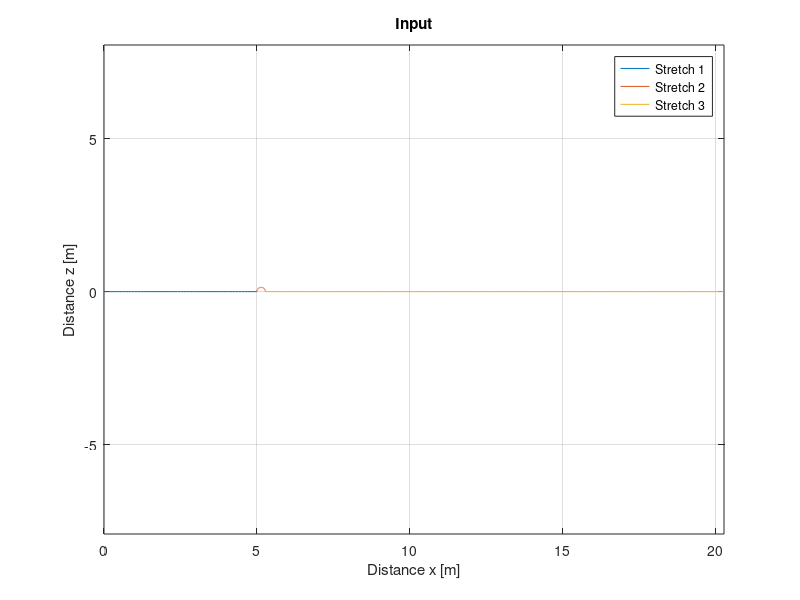
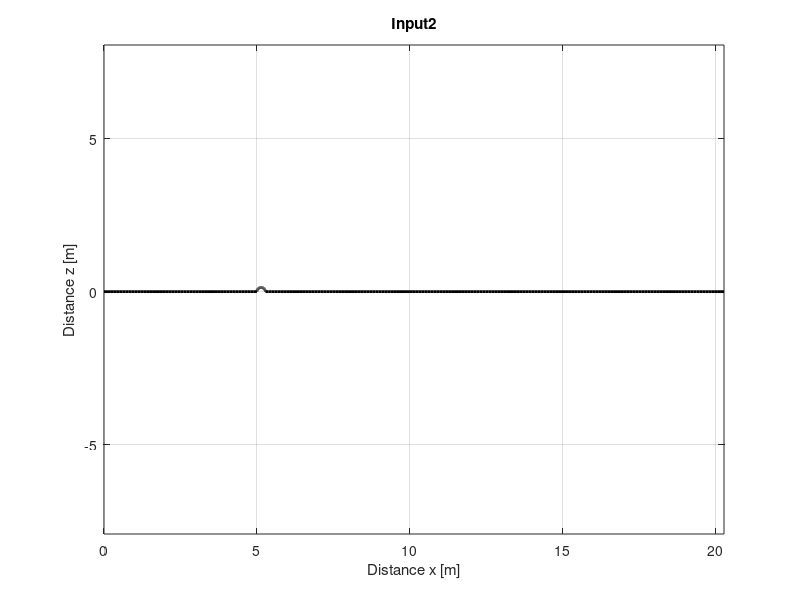

MATLAB code to generate these figures, in order: (Note: this script raises an error after producing the figures.)
%% Half car model
% Simulation and animation of a half car model.
%
%%

clear ; close all ; clc

%% Parameters

% Vehicle
% Vehicle
m = 150;      % Body mass                              [kg]
m1 = 15;      % Mass of a front unsprung mass            [kg]
m2 = 15;      % Mass of a rear unsprung mass             [kg]
Iy = 1;       % Half of body lateral mass moment of inertia [kg.m2]
a1 = 0.5;     % Distance of CG from front axle           [m]
a2 = 0.5;     % Distance of CG from rear axle            [m]
k1 = 15000;   % Spring constant suspension front         [N/m]
k2 = 15000;   % Spring constant suspension rear          [N/m]
kt1 = 100000; % Spring constant tire front               [N/m]
kt2 = 100000; % Spring constant tire rear                [N/m]
c1 = 1000;    % Damping constant suspension front        [N.s/m]
c2 = 1000;    % Damping constant suspension rear         [N.s/m]


% Animation model
z_s_static = 1.6;   % Sprung mass static vertical position      [m]
z_u_static = 0.7;   % Unsprung mass static vertical position    [m]
h_s = 0.1;          % Sprung block height                       [m]
w_u = 0.3;          % Unsprung block width                      [m]
h_u = 0.1;          % Unsprung block height                     [m]
w_e = 0.2;          % Unsprung width extension                  [m]
l_win        = 5;   % Length window analysis                    [m]
l_win_maring = 0.3; % Length window margin at the begining      [m]

% Video
playback_speed = 0.1;               % Speed of playback
tF      = 1;                        % Final time                [s]
fR      = 30/playback_speed;        % Frame rate                [fps]
dt      = 1/fR;                     % Time resolution           [s]
time    = linspace(0,tF,tF*fR);     % Time                      [s]

% Road
% Stretch 1
x_r_1_total = 5;        % Distance of the first stretch             [m]
dx_r_1 = 0.1;           % resolution                                [m]
x_r_1 = 0:dx_r_1:x_r_1_total;
z_r_1 = zeros(1,length(x_r_1));
% Stretch 2
R_r = 0.14;              % Radius                                    [m]
th_r = 0:0.01:pi;
x_r_2 = -R_r*cos(th_r) + x_r_1_total+R_r;
z_r_2 = R_r*sin(th_r);
% Stretch 3
x_r_3_total = 15;       % Distance of the last stretch              [m]
dx_r_2 = 0.1;           % resolution                                [m]
x_r_3 = x_r_1_total+2*R_r:dx_r_2:x_r_1_total+2*R_r+x_r_3_total;
z_r_3 = zeros(1,length(x_r_3));

% Concatenating 
X_r = [x_r_1 x_r_2(2:end) x_r_3(2:end)];
Z_r = [z_r_1 z_r_2(2:end) z_r_3(2:end)];

figure
hold on ; box on ; grid on ; axis equal
plot(x_r_1,z_r_1)
plot(x_r_2,z_r_2)
plot(x_r_3,z_r_3)
xlabel('Distance x [m]')
ylabel('Distance z [m]')
legend('Stretch 1','Stretch 2','Stretch 3')
title('Input')

figure
hold on ; box on ; grid on ; axis equal
plot(X_r,Z_r,'k','LineWidth',2)
xlabel('Distance x [m]')
ylabel('Distance z [m]')
title('Input2' )

profile_length = 200;       % Length of the road profile (meters)
sampling_rate = 50;        % Numberof points per meter
amplitude_factor = 0.005;     % Roughness
num_bumps = 5;             % Number of bumps
bump_amplitude = 0.001;       % Amplitude of bumps
bump_frequency = 0.5;       % Frequency of bumps

[X_r, Z_r] = generateRoadProfileWithBumps(profile_length, sampling_rate, amplitude_factor, num_bumps, bump_amplitude, bump_frequency);
% road.X_r = X_r;
% road.Z_r = Z_r;

%% 


%% Simulation

% States
% z     - Body vertical motion coordinate
% th    - Body pitch motion coordinate
% zu1   - Front wheel vertical motion coordinate 
% zu2   - Rear wheel vertical motion coordinate

% M \ddot{x} + C \dot{x} + K x = F u
M = [   m   0   0   0   ;
        0   Iy  0   0   ;
        0   0   m1  0   ;
        0   0   0   m2  ];

C = [   c1+c2           a2*c2-a1*c1         -c1         -c2     ;
        a2*c2-a1*c2     c1*a1^2+c2*a2^2     a1*c1       -a2*c2  ;
        -c1             a1*c1               c1          0       ;
        -c2             -a2*c2              0           c2      ];

K = [   k1+k2           a2*k2-a1*k1         -k1         -k2     ;
        a2*k2-a1*k1     k1*a1^2+k2*a2^2     a1*k1       -a2*k2  ;
        -k1             a1*k1               k1+kt1      0       ;
        -k2             -a2*k2              0           k2+kt2  ];

F = [   0       0   ;
        0       0   ;
        kt1     0   ;
        0       kt2 ];
    
% State space model
A = [   zeros(4,4)      eye(4,4)   ;
        -M\K         -M\C    ];
B = [   zeros(4,2)  ;
        M\F      ];          
C = [   1 0 0 0 0 0 0 0 ;
        0 1 0 0 0 0 0 0 ;
        0 0 1 0 0 0 0 0 ;
        0 0 0 1 0 0 0 0 ;
        0 0 0 0 0 0 0 0 ;
        0 0 0 0 0 0 0 0 ;
        0 0 0 0 0 0 0 0 ;
        0 0 0 0 0 0 0 0 ];
D = zeros(8,2);

sys = ss(A,B,C,D);

% Input
vel = 10;                       % Longitudinal speed of the car             [m/s]
lon_pos_1 = vel*time + a1+a2;   % Longitudinal position of the front axle   [m]
% OBS: Added wheelbase!
lon_pos_2 = vel*time;           % Longitudinal position of the rear axle    [m]
% 
u1 = interp1(X_r,Z_r,lon_pos_1);
u2 = interp1(X_r,Z_r,lon_pos_2);

figure
hold on ; grid on ; box on
plot(time,u1)
plot(time,u2)
xlabel('Distance x [m]')
ylabel('Distance z [m]')
title('Input')
legend('u1','u2')
axis equal

u_vet = [u1' u2'];

[y,time,x] = lsim(sys,u_vet,time);

z       = y(:,1); % Body vertical motion coordinate         [m]
theta   = y(:,2); % Body pitch motion coordinate            [rad]
zu1     = y(:,3); % Front wheel vertical motion coordinate  [m]
zu2     = y(:,4); % Rear wheel vertical motion coordinate   [m]

figure
hold on ; grid on ; box on
plot(time,z)
plot(time,zu1)
plot(time,zu2)
xlabel('Time [s]')
ylabel('Vertical coordinate [m]')
legend('z','zu1','zu2')


% Perform FFT on the simulated response
Fs = 1 / mean(diff(time)); % Sampling frequency
L = length(Z_r); % Length of the signal

% Compute one-sided spectrum
Y = fft(Z_r);
P2 = abs(Y / L);
P1 = P2(1:L/2 + 1);
P1(2:end - 1) = 2 * P1(2:end - 1);

% Frequency vector
f = Fs * (0:(L/2)) / L;

% Plot the frequency domain representation
figure;
plot(f, P1);
title('Frequency Domain Representation');
xlabel('Frequency (Hz)');
ylabel('|P1(f)|');
grid on;

% Find and display the first 5 peaks in the amplitude spectrum (simple peak detection)
peaks = [];
locs = [];

for i = 2:length(P1)-1
    if P1(i) > P1(i-1) && P1(i) > P1(i+1)
        peaks = [peaks, P1(i)];
        locs = [locs, f(i)];
    end
end

% Display only the first 5 modes
num_modes_to_display = 5;
peaks = peaks(1:num_modes_to_display);
locs = locs(1:num_modes_to_display);

% Display natural frequencies
fprintf('First 5 Natural Frequencies (Hz): \n');
disp(locs);

% Mark peaks on the plot
hold on;
plot(locs, peaks, 'ro');
hold off;

% Assuming you have the simulation results stored in variables: time, y

% Extracting variables from the simulation results
z = y(:, 1);  % Body vertical motion coordinate
theta = y(:, 2);  % Body pitch motion coordinate
zu1 = y(:, 3);  % Front wheel vertical motion coordinate
zu2 = y(:, 4);  % Rear wheel vertical motion coordinate

% Time step
dt = mean(diff(time));

% Velocity calculation
v_z = diff(z) / dt;  % Body vertical velocity
v_theta = diff(theta) / dt;  % Body pitch velocity
v_zu1 = diff(zu1) / dt;  % Front wheel velocity
v_zu2 = diff(zu2) / dt;  % Rear wheel velocity

% Acceleration calculation
a_z = diff(v_z) / dt;  % Body vertical acceleration
a_theta = diff(v_theta) / dt;  % Body pitch acceleration
a_zu1 = diff(v_zu1) / dt;  % Front wheel acceleration
a_zu2 = diff(v_zu2) / dt;  % Rear wheel acceleration

% Time vector for velocity and acceleration (one element less due to differentiation)
time_vel_acc = time(1:end-1);
%% 

% Plotting the results
figure;
subplot(3, 1, 3);
plot(time_vel_acc, v_z, 'r', 'LineWidth', 1.5);
hold on;
plot(time_vel_acc, v_theta, 'g', 'LineWidth', 1.5);
plot(time_vel_acc, v_zu1, 'b', 'LineWidth', 1.5);
plot(time_vel_acc, v_zu2, 'm', 'LineWidth', 1.5);
xlabel('Time (s)');
ylabel('Velocity (m/s)');
legend('Body', 'Pitch', 'Front Wheel', 'Rear Wheel');
title('Velocity Profiles');

subplot(3, 1, 2);
plot(time_vel_acc(1:end-1), a_z, 'r', 'LineWidth', 1.5);
hold on;
plot(time_vel_acc(1:end-1), a_theta, 'g', 'LineWidth', 1.5);
plot(time_vel_acc(1:end-1), a_zu1, 'b', 'LineWidth', 1.5);
plot(time_vel_acc(1:end-1), a_zu2, 'm', 'LineWidth', 1.5);
xlabel('Time (s)');
ylabel('Acceleration (m/s^2)');
legend('Body', 'Pitch', 'Front Wheel', 'Rear Wheel');
title('Acceleration Profiles');

subplot(3, 1, 1);
plot(time, z, 'r', 'LineWidth', 1.5);
hold on;
plot(time, theta, 'g', 'LineWidth', 1.5);
plot(time, zu1, 'b', 'LineWidth', 1.5);
plot(time, zu2, 'm', 'LineWidth', 1.5);
xlabel('Time (s)');
ylabel('Velocity (m/s)');
legend('Body', 'Pitch', 'Front Wheel', 'Rear Wheel');
title('Displacement Profiles');


%% Animation

color = cool(6); % Colormap

figure
% set(gcf,'Position',[50 50 1280 720])  % YouTube: 720p
% set(gcf,'Position',[50 50 854 480])   % YouTube: 480p
set(gcf,'Position',[50 50 640 640])     % Social

% Create and open video writer object
v = VideoWriter('half_car_model.mp4','MPEG-4');
v.Quality   = 100;
% v.FrameRate = fR;
open(v);

for i=1:length(time)
    
    cla

    % Instant position
    x_inst = vel*time(i);
    
    % Track passing by:
    set(gca,'xlim',[x_inst-l_win_maring x_inst+l_win],'ylim',[-1.7 -1.7+l_win])
    hold on ; grid on ; box on %; axis equal (Dont work well. It drifts vertically)
    plot([-10 X_r],[0 Z_r],'k','LineWidth',3)
    
    set(gca,'FontName','Verdana','FontSize',16)
    title(["Half car model",strcat('Time=',num2str(time(i),'%.3f'),' s (Playback speed=',num2str(playback_speed),')')])

    % Sprung mass plot
    fill([x_inst a1+a2+x_inst a1+a2+x_inst x_inst],[z(i)+z_s_static+a2*theta(i) z(i)+z_s_static-a1*theta(i) z(i)+z_s_static+h_s-a1*theta(i) z(i)+z_s_static+h_s+a2*theta(i)],color(6,:),'LineWidth',2)
  
    % Unprung mass front plot
    fill([x_inst-w_u/2+a1+a2-w_e     x_inst+w_u/2+a1+a2   x_inst+w_u/2+a1+a2   x_inst-w_u/2+a1+a2-w_e],...
         [zu1(i)+z_u_static  zu1(i)+z_u_static  zu1(i)+h_u+z_u_static  zu1(i)+h_u+z_u_static],color(2,:),'LineWidth',2)
    
    % Unprung mass rear plot
    fill([x_inst-w_u/2   x_inst+w_u/2+w_e     x_inst+w_u/2+w_e    x_inst-w_u/2],...
         [zu2(i)+z_u_static   zu2(i)+z_u_static  zu2(i)+h_u+z_u_static     zu2(i)+h_u+z_u_static],color(1,:),'LineWidth',2)

    % Damper
    plotDamper(z_s_static,z_u_static,y,i, x_inst+a1+a2 , x_inst,a1,a2,h_u)
      
	% Spring
    plotSpring(z_s_static,z_u_static,u_vet,y,i, x_inst+a1+a2 , x_inst,a1,a2,h_u)
    
    % Tire
    plot(x_inst+a1+a2,u_vet(i,1),'ko','MarkerFacecolor','k','MarkerSize',7) % Front
    plot(x_inst,u_vet(i,2),'ko','MarkerFacecolor','k','MarkerSize',7) % Rear
  
    xlabel('x [m]')
    ylabel('z [m]')
    axis equal
    
    frame = getframe(gcf);
    writeVideo(v,frame);
    
end

close(v);




function plotSpring(z_s_static , z_u_static , u_vet , y , i , x_1 , x_2 , a1 , a2 , h_u)

    % Spring parameters
    rod_Pct    = 0.11;      % Length rod percentage of total gap
    spring_Pct = 1/3;       % Spring pitch percentage of spring gap 
    spring_wid = 2;         % Spring line width

    % Tire 1 spring  geometry 
    c_t_1 = x_1;            % Longitudinal position
    w_t_1 = 0.07;            % Width

    % Tire 2 spring geometry 
    c_t_2 = x_2;         	% Longitudinal position
    w_t_2 = 0.07;            % Width
    
    % Suspension 1 spring geometry 
    c_s_1 = x_1;            % Longitudinal position
    w_s_1 = 0.1;            % Width

    % Suspension 2 spring geometry 
    c_s_2 = x_2;         	% Longitudinal position
    w_s_2 = 0.1;            % Width
    
    % Base front and rear
    z_b_1 = u_vet(:,1); % Front
    z_b_2 = u_vet(:,2); % Rear

    % Unsprung mass absolute vertical position (lower center point)
    z_u_1 = y(:,3) + z_u_static; % Front
    z_u_2 = y(:,4) + z_u_static; % Rear

    % Spring front and rear (Tire) length without rods
    L_u_1 = (z_u_1 - z_b_1) - 2*rod_Pct * z_u_static; % Front
    L_u_2 = (z_u_2 - z_b_2) - 2*rod_Pct * z_u_static; % Rear

    % Sprung mass front and rear absolute vertical position (lower center point)
    z_s_1 = y(:,1) - a1*y(:,2) + z_s_static; % Front
    z_s_2 = y(:,1) + a2*y(:,2) + z_s_static; % Rear
    
    % Spring front and rear (Suspension) length without rods
    L_s_1 = (z_s_1 - z_u_1 - h_u) - 2*rod_Pct*(z_s_static-z_u_static-h_u) ;
    L_s_2 = (z_s_2 - z_u_2 - h_u) - 2*rod_Pct*(z_s_static-z_u_static-h_u) ;

    % Spring tire 1 front
    spring_u_1_X = [ 
                c_t_1                               % Start
                c_t_1                               % rod
                c_t_1 + w_t_1                       % Part 1   
                c_t_1 - w_t_1                       % Part 2
                c_t_1 + w_t_1                       % Part 3
                c_t_1 - w_t_1                       % Part 4
                c_t_1 + w_t_1                       % Part 5
                c_t_1 - w_t_1                       % Part 6
                c_t_1                               % Part 7
                c_t_1                               % rod/End
                ];
    
	spring_u_1_Y = [ 
                z_b_1(i)                                            % Start
                z_b_1(i)+  rod_Pct*z_u_static                         % rod
                z_b_1(i)+  rod_Pct*z_u_static                         % Part 1 
                z_b_1(i)+  rod_Pct*z_u_static+  spring_Pct*L_u_1(i)     % Part 2
                z_b_1(i)+  rod_Pct*z_u_static+  spring_Pct*L_u_1(i)     % Part 3
                z_b_1(i)+  rod_Pct*z_u_static+2*spring_Pct*L_u_1(i)   % Part 4
                z_b_1(i)+  rod_Pct*z_u_static+2*spring_Pct*L_u_1(i)   % Part 5
                z_b_1(i)+  rod_Pct*z_u_static+3*spring_Pct*L_u_1(i)   % Part 6
                z_b_1(i)+  rod_Pct*z_u_static+3*spring_Pct*L_u_1(i)   % Part 7
                z_b_1(i)+2*rod_Pct*z_u_static+3*spring_Pct*L_u_1(i) % rod/End
               ]; 
           
    % Spring tire 2 rear
    spring_u_2_X = [ 
                c_t_2                               % Start
                c_t_2                               % rod
                c_t_2+w_t_2                         % Part 1   
                c_t_2-w_t_2                         % Part 2
                c_t_2+w_t_2                         % Part 3
                c_t_2-w_t_2                         % Part 4
                c_t_2+w_t_2                         % Part 5
                c_t_2-w_t_2                         % Part 6
                c_t_2                               % Part 7
                c_t_2                               % rod/End
                ];
    
	spring_u_2_Y = [ 
                z_b_2(i)                                            % Start
                z_b_2(i)+rod_Pct*z_u_static                         % rod
                z_b_2(i)+rod_Pct*z_u_static                         % Part 1 
                z_b_2(i)+rod_Pct*z_u_static+spring_Pct*L_u_2(i)     % Part 2
                z_b_2(i)+rod_Pct*z_u_static+spring_Pct*L_u_2(i)     % Part 3
                z_b_2(i)+rod_Pct*z_u_static+2*spring_Pct*L_u_2(i)   % Part 4
                z_b_2(i)+rod_Pct*z_u_static+2*spring_Pct*L_u_2(i)   % Part 5
                z_b_2(i)+rod_Pct*z_u_static+3*spring_Pct*L_u_2(i)   % Part 6
                z_b_2(i)+rod_Pct*z_u_static+3*spring_Pct*L_u_2(i)   % Part 7
                z_b_2(i)+2*rod_Pct*z_u_static+3*spring_Pct*L_u_2(i) % rod/End
               ]; 

    % Spring suspension 1 front
    spring_s_1_X = [ 
                c_s_1                               % Start
                c_s_1                               % rod
                c_s_1+w_s_1                         % Part 1   
                c_s_1-w_s_1                         % Part 2
                c_s_1+w_s_1                         % Part 3
                c_s_1-w_s_1                         % Part 4
                c_s_1+w_s_1                         % Part 5
                c_s_1-w_s_1                         % Part 6
                c_s_1                               % Part 7
                c_s_1                               % rod/End
                ];
    
	spring_s_1_Y = [ 
                z_u_1(i)+h_u                                                                % Start
                z_u_1(i)+h_u+  rod_Pct*(z_s_static-z_u_static-h_u)                          % rod
                z_u_1(i)+h_u+  rod_Pct*(z_s_static-z_u_static-h_u)                          % Part 1 
                z_u_1(i)+h_u+  rod_Pct*(z_s_static-z_u_static-h_u)+  spring_Pct*L_s_1(i)    % Part 2
                z_u_1(i)+h_u+  rod_Pct*(z_s_static-z_u_static-h_u)+  spring_Pct*L_s_1(i)    % Part 3
                z_u_1(i)+h_u+  rod_Pct*(z_s_static-z_u_static-h_u)+2*spring_Pct*L_s_1(i)    % Part 4
                z_u_1(i)+h_u+  rod_Pct*(z_s_static-z_u_static-h_u)+2*spring_Pct*L_s_1(i)    % Part 5
                z_u_1(i)+h_u+  rod_Pct*(z_s_static-z_u_static-h_u)+3*spring_Pct*L_s_1(i)    % Part 6
                z_u_1(i)+h_u+  rod_Pct*(z_s_static-z_u_static-h_u)+3*spring_Pct*L_s_1(i)    % Part 7
                z_u_1(i)+h_u+2*rod_Pct*(z_s_static-z_u_static-h_u)+3*spring_Pct*L_s_1(i)    % rod/End
               ];
           
    % Spring suspension 2 rear 
    spring_s_2_X = [ 
                c_s_2                               % Start
                c_s_2                               % rod
                c_s_2+w_s_2                         % Part 1   
                c_s_2-w_s_2                         % Part 2
                c_s_2+w_s_2                         % Part 3
                c_s_2-w_s_2                         % Part 4
                c_s_2+w_s_2                         % Part 5
                c_s_2-w_s_2                         % Part 6
                c_s_2                               % Part 7
                c_s_2                               % rod/End
                ];
    
	spring_s_2_Y = [ 
                z_u_2(i)+h_u                                                                % Start
                z_u_2(i)+h_u+  rod_Pct*(z_s_static-z_u_static-h_u)                          % rod
                z_u_2(i)+h_u+  rod_Pct*(z_s_static-z_u_static-h_u)                          % Part 1 
                z_u_2(i)+h_u+  rod_Pct*(z_s_static-z_u_static-h_u)+  spring_Pct*L_s_2(i)    % Part 2
                z_u_2(i)+h_u+  rod_Pct*(z_s_static-z_u_static-h_u)+  spring_Pct*L_s_2(i)    % Part 3
                z_u_2(i)+h_u+  rod_Pct*(z_s_static-z_u_static-h_u)+2*spring_Pct*L_s_2(i)    % Part 4
                z_u_2(i)+h_u+  rod_Pct*(z_s_static-z_u_static-h_u)+2*spring_Pct*L_s_2(i)    % Part 5
                z_u_2(i)+h_u+  rod_Pct*(z_s_static-z_u_static-h_u)+3*spring_Pct*L_s_2(i)    % Part 6
                z_u_2(i)+h_u+  rod_Pct*(z_s_static-z_u_static-h_u)+3*spring_Pct*L_s_2(i)    % Part 7
                z_u_2(i)+h_u+2*rod_Pct*(z_s_static-z_u_static-h_u)+3*spring_Pct*L_s_2(i)    % rod/End
               ];

    % PLOT
    plot(spring_u_1_X,spring_u_1_Y,'k','LineWidth',spring_wid)
    plot(spring_u_2_X,spring_u_2_Y,'k','LineWidth',spring_wid)
    plot(spring_s_1_X,spring_s_1_Y,'k','LineWidth',spring_wid)
    plot(spring_s_2_X,spring_s_2_Y,'k','LineWidth',spring_wid)
        
end

function plotDamper(z_s_static , z_u_static , y , i , x_1 , x_2 , a1 , a2 , h_u)
    
    % Damper parameters
    rod_Lower_Pct = 0.1;      % Length lower rod percentage of total gap  
    rod_Upper_Pct = 0.55;      % Length upper rod percentage of total gap
    cylinder_Height_Pct = 0.55;      % Length cylinder percentage of total gap
    damper_line_wid  = 2;   % Damper line width
    
    offset_hor_1 = -0.3; % Horizontal offset 1 front [m]
    offset_hor_2 =  0.3; % Horizontal offset 2 rear [m]
    
    % Suspension 1 spring geometry
    c_1 = x_1;  % Longitudinal position
    w_1 = 0.07;  % Width
    
    % Suspension 2 spring geometry
    c_2 = x_2;  % Longitudinal position
    w_2 = 0.07;  % Width
    
    % Unsprung mass absolute vertical position (lower center point)
    z_u_1 = y(:,3) + z_u_static; % Front
    z_u_2 = y(:,4) + z_u_static; % Rear

    % Sprung mass front and rear absolute vertical position (lower center point)
    z_s_1 = y(:,1) - a1*y(:,2) + z_s_static; % Front
    z_s_2 = y(:,1) + a2*y(:,2) + z_s_static; % Rear
    
    % rod attached to unsprung mass
    rod_u_1_X = [c_1+offset_hor_1 c_1+offset_hor_1]';
    rod_u_1_Y = [z_u_1+h_u  z_u_1+h_u+rod_Lower_Pct*(z_s_static-z_u_static)];
    
    rod_u_2_X = [c_2+offset_hor_2 c_2+offset_hor_2];
    rod_u_2_Y = [z_u_2+h_u  z_u_2+h_u+rod_Lower_Pct*(z_s_static-z_u_static)];
    
    % Damper 1 base cylinder - rod - base 
    cylinder_1_X = [   
                    c_1-w_1+offset_hor_1
                    c_1-w_1+offset_hor_1
                    c_1+w_1+offset_hor_1
                    c_1+w_1+offset_hor_1
                ];
                
    cylinder_1_Y = [
                    z_u_1(i)+h_u+rod_Lower_Pct*(z_s_static-z_u_static)+cylinder_Height_Pct*(z_s_static-z_u_static)
                    z_u_1(i)+h_u+rod_Lower_Pct*(z_s_static-z_u_static) 
                    z_u_1(i)+h_u+rod_Lower_Pct*(z_s_static-z_u_static) 
                    z_u_1(i)+h_u+rod_Lower_Pct*(z_s_static-z_u_static)+cylinder_Height_Pct*(z_s_static-z_u_static)
                ];
            
    % Damper 2 base cylinder - rod - base 
    cylinder_2_X = [   
                    c_2-w_2+offset_hor_2
                    c_2-w_2+offset_hor_2
                    c_2+w_2+offset_hor_2
                    c_2+w_2+offset_hor_2
                ];
                
    cylinder_2_Y = [
                    z_u_2(i)+h_u+rod_Lower_Pct*(z_s_static-z_u_static)+cylinder_Height_Pct*(z_s_static-z_u_static)
                    z_u_2(i)+h_u+rod_Lower_Pct*(z_s_static-z_u_static) 
                    z_u_2(i)+h_u+rod_Lower_Pct*(z_s_static-z_u_static) 
                    z_u_2(i)+h_u+rod_Lower_Pct*(z_s_static-z_u_static)+cylinder_Height_Pct*(z_s_static-z_u_static)
                ];
    
    % rod attached to sprung mass 1 front
    rod_s_1_X = [c_1+offset_hor_1  c_1+offset_hor_1];
    rod_s_1_Y = [z_s_1 z_s_1-rod_Upper_Pct*(z_s_static-z_u_static)];

    % rod attached to sprung mass 2 rear
    rod_s_2_X = [c_2+offset_hor_2  c_2+offset_hor_2];
    rod_s_2_Y = [z_s_2 z_s_2-rod_Upper_Pct*(z_s_static-z_u_static)];

    % Piston inside cylinder 1 front
    piston_1_X = [c_1-0.6*w_1+offset_hor_1  c_1+0.6*w_1+offset_hor_1];
    piston_1_Y = [z_s_1-rod_Upper_Pct*(z_s_static-z_u_static) z_s_1-rod_Upper_Pct*(z_s_static-z_u_static)];
    
    % Piston inside cylinder 2 rear
    piston_2_X = [c_2-0.6*w_2+offset_hor_2  c_2+0.6*w_2+offset_hor_2];
    piston_2_Y = [z_s_2-rod_Upper_Pct*(z_s_static-z_u_static) z_s_2-rod_Upper_Pct*(z_s_static-z_u_static)];
    
    % Total damper 1 iteration
    rod_u_1_Y_val  = rod_u_1_Y(i,:);
    rod_s_1_Y_val  = rod_s_1_Y(i,:);
    piston_1_Y_Val = piston_1_Y(i,:);
    
    % Total damper 2 iteration
    rod_u_2_Y_val  = rod_u_2_Y(i,:);
    rod_s_2_Y_val  = rod_s_2_Y(i,:);
    piston_2_Y_Val = piston_2_Y(i,:);

    % PLOT DAMPER 1
    % rods
    plot(rod_u_1_X,rod_u_1_Y_val,'k','LineWidth',damper_line_wid)
    plot(rod_s_1_X,rod_s_1_Y_val,'k','LineWidth',damper_line_wid)
    % Damper parts
    plot(piston_1_X,piston_1_Y_Val,'k','LineWidth',damper_line_wid)
    plot(cylinder_1_X,cylinder_1_Y,'k','LineWidth',damper_line_wid)
    
    % PLOT DAMPER 2
    % rods
    plot(rod_u_2_X,rod_u_2_Y_val,'k','LineWidth',damper_line_wid)
    plot(rod_s_2_X,rod_s_2_Y_val,'k','LineWidth',damper_line_wid)
    % Damper parts
    plot(piston_2_X,piston_2_Y_Val,'k','LineWidth',damper_line_wid)
    plot(cylinder_2_X,cylinder_2_Y,'k','LineWidth',damper_line_wid)

end

